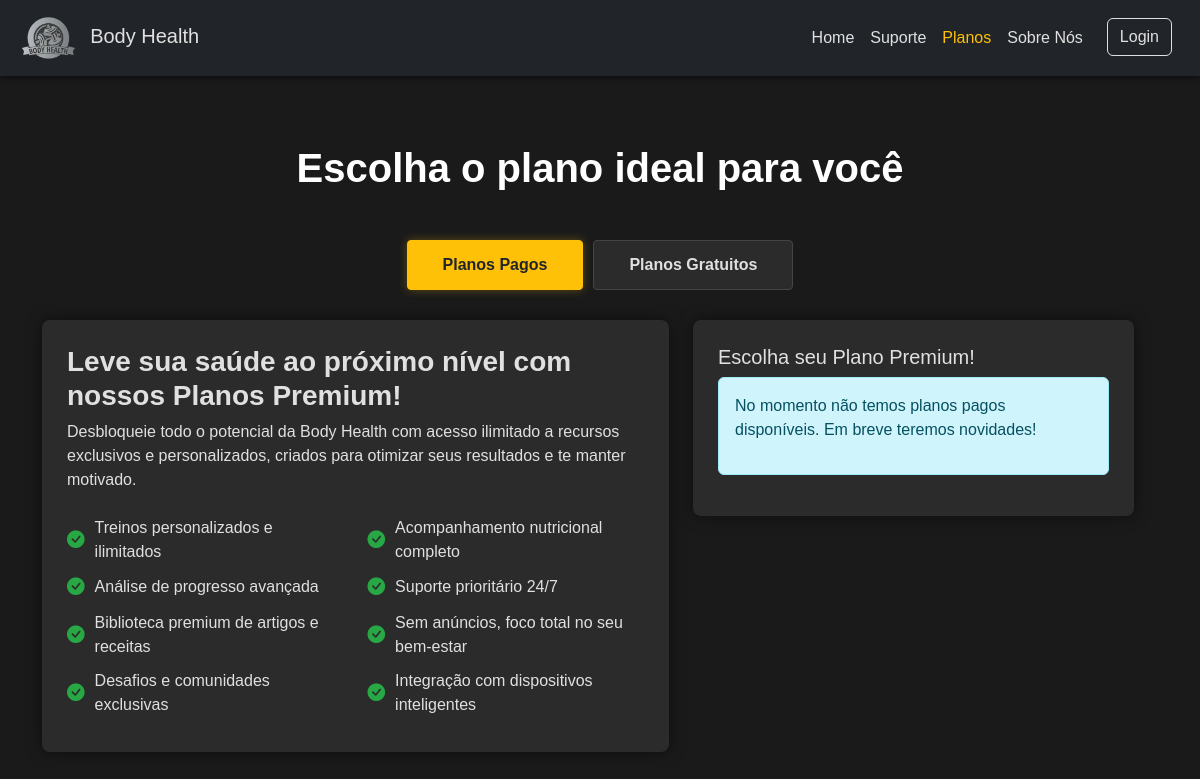
The page /planos on the database as committed earlier.
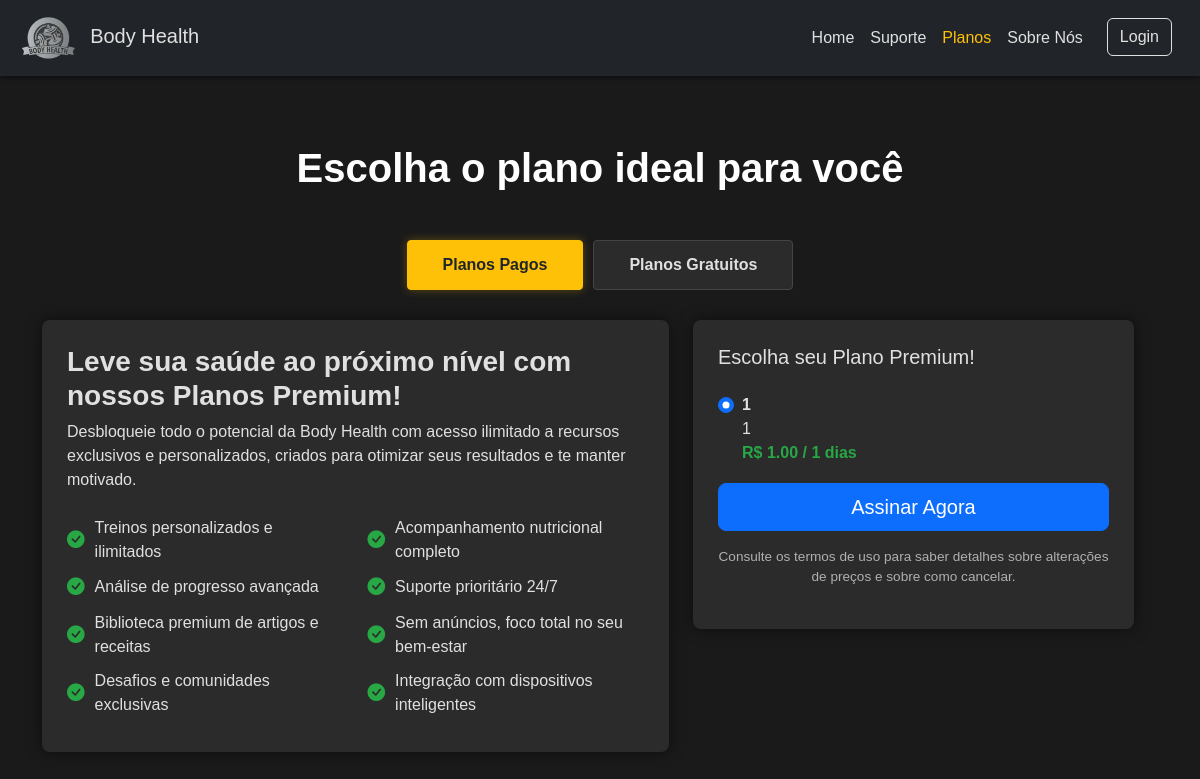
The same page on the database as committed later.
### tables this page shows
CREATE TABLE plano (
    id INTEGER PRIMARY KEY AUTOINCREMENT,
    nome TEXT NOT NULL,
    descricao TEXT,
    preco REAL NOT NULL,
    duracao_dias INTEGER NOT NULL,
    ativo INTEGER DEFAULT 1,
    data_criacao TIMESTAMP DEFAULT CURRENT_TIMESTAMP
);

### main.py (the view)
@app.get("/planos")
async def planos(request: Request):
    try:
        todos_planos = plano_repo.obter_todos()
        planos_gratuitos = [p for p in todos_planos if p.preco == 0.0]
        planos_pagos = [p for p in todos_planos if p.preco > 0.0]
        planos_pagos.sort(key=lambda x: x.preco)
        planos_gratuitos.sort(key=lambda x: x.duracao_dias, reverse=True)
        print(f"[DEBUG] Total de planos: {len(todos_planos)}")
        print(f"[DEBUG] Planos gratuitos: {len(planos_gratuitos)}")
        print(f"[DEBUG] Planos pagos: {len(planos_pagos)}")
        return templates.TemplateResponse("inicio/planos.html", {
            "request": request,
            "todos_planos": todos_planos,
            "planos_gratuitos": planos_gratuitos,
            "planos_pagos": planos_pagos,
            "total_planos": len(todos_planos),
            "tem_planos_pagos": len(planos_pagos) > 0,
            "tem_planos_gratuitos": len(planos_gratuitos) > 0
        })
    except Exception as e:
        print(f"[ERRO] Erro ao carregar planos: {str(e)}")
        return templates.TemplateResponse("inicio/planos.html", {
            "request": request,
            "todos_planos": [],
            "planos_gratuitos": [],
            "planos_pagos": [],
            "total_planos": 0,
            "tem_planos_pagos": False,
            "tem_planos_gratuitos": False,
            "erro": "Erro ao carregar planos. Tente novamente mais tarde."
        })

### templates/inicio/planos.html (shortened to what this page needs)
{% extends 'layout.html' %}
{% block content %}
    <div class="container mt-5">
        <h1 class="text-center mb-5 fw-bold text-primary">Escolha o plano ideal para você</h1>
        <div class="plan-tabs" role="tablist">
            <label for="premium-tab" class="plan-tab-label" onclick="showTab('premium-content-section')">Planos Pagos</label>
            <label for="free-tab" class="plan-tab-label" onclick="showTab('free-content-section')">Planos Gratuitos</label>
        </div>
        <div class="tab-content-wrapper">
            <div id="premium-content-section" class="tab-content-section row">
                <div class="col-md-7">
                    <div class="plan-details-card">
                        <h3 class="fw-bold">Leve sua saúde ao próximo nível com nossos Planos Premium!</h3>
                        <p>Desbloqueie todo o potencial da Body Health com acesso ilimitado a recursos exclusivos e personalizados, criados para otimizar seus resultados e te manter motivado.</p>
                        <div class="row features mt-4">
                            <div class="col-12 col-md-6"><i class="bi bi-check-circle-fill"></i> Treinos personalizados e ilimitados</div>
                            <div class="col-12 col-md-6"><i class="bi bi-check-circle-fill"></i> Acompanhamento nutricional completo</div>
                            <div class="col-12 col-md-6"><i class="bi bi-check-circle-fill"></i> Análise de progresso avançada</div>
                            <div class="col-12 col-md-6"><i class="bi bi-check-circle-fill"></i> Suporte prioritário 24/7</div>
                            <div class="col-12 col-md-6"><i class="bi bi-check-circle-fill"></i> Biblioteca premium de artigos e receitas</div>
                            <div class="col-12 col-md-6"><i class="bi bi-check-circle-fill"></i> Sem anúncios, foco total no seu bem-estar</div>
                            <div class="col-12 col-md-6"><i class="bi bi-check-circle-fill"></i> Desafios e comunidades exclusivas</div>
                            <div class="col-12 col-md-6"><i class="bi bi-check-circle-fill"></i> Integração com dispositivos inteligentes</div>
                        </div>
                    </div>
                </div>
                <div class="col-md-5">
                    <div class="sidebar">
                        <h5>Escolha seu Plano Premium!</h5>
                        {% if planos_pagos %}
                            {% for plano in planos_pagos %}
                            <div class="form-check mt-4">
                                <input class="form-check-input" type="radio" name="assinatura" id="plano_{{ plano.id }}" value="{{ plano.preco }}" {% if loop.first %}checked{% endif %}>
                                <label class="form-check-label" for="plano_{{ plano.id }}">
                                    <strong>{{ plano.nome }}</strong><br>
                                    {{ plano.descricao }}<br>
                                    <strong class="text-success">R$ {{ "%.2f"|format(plano.preco) }}{% if plano.duracao_dias == 30 %} / mês{% elif plano.duracao_dias >= 365 %} / ano{% else %} / {{ plano.duracao_dias }} dias{% endif %}</strong>
                                </label>
                            </div>
                            {% endfor %}
                        {% else %}
                            <div class="alert alert-info">
                                <p>No momento não temos planos pagos disponíveis. Em breve teremos novidades!</p>
                            </div>
                        {% endif %}
                        {% if planos_pagos %}
                        <a href="/pagamento"><button class="btn btn-primary btn-lg w-100 mt-3">Assinar Agora</button></a>
                        <p class="mt-3 text-muted text-center" style="font-size: 0.85rem;">
                            Consulte os termos de uso para saber detalhes sobre alterações de preços e sobre como cancelar.
                        </p>
                        {% endif %}
                    </div>
                </div>
            </div>
        </div>
    </div>
{%endblock%}

### templates/layout.html (shortened to what this page needs)
<!DOCTYPE html>
<html lang="pt-BR">
<head>
    <link href="https://cdn.jsdelivr.net/npm/bootstrap@5.3.3/dist/css/bootstrap.min.css" rel="stylesheet">
    <link href="https://cdn.jsdelivr.net/npm/bootstrap-icons@1.10.5/font/bootstrap-icons.css" rel="stylesheet">
    </head>
    <link rel="stylesheet" href="/static/css/styles.css">
</head>
<body>
  <nav class="navbar navbar-expand-lg navbar-dark fixed-top">
    <div class="container-fluid">
      <a class="navbar-brand" href="inicial.html">
        <img src="/static/img/logo.png" height="50px" alt="Body Health Logo"> Body Health
      </a>
      <div class="collapse navbar-collapse justify-content-end" id="navbarNav">
        <ul class="navbar-nav">
            <li class="nav-item">
              <a class="nav-link {% if request.path == '/' %}active{% endif %}" aria-current="page" href="/">Home</a>
            </li>
            <li class="nav-item">
              <a class="nav-link {% if request.path == '/suporte' %}active{% endif %}" href="/suporte">Suporte</a>
            </li>
            <li class="nav-item">
              <a class="nav-link {% if request.path == '/planos' %}active{% endif %}" href="/planos">Planos</a>
            </li>
            <li class="nav-item">
              <a class="nav-link {% if request.path == '/sobre' %}active{% endif %}" href="/sobre">Sobre Nós</a>
            </li>
            <li class="nav-item ms-lg-3">
              <a class="btn btn-outline-light {% if request.path.startswith('/login') %}active{% endif %}" href="/login">Login</a>
            </li>
        </ul>
      </div>
    </div>
  </nav>
  <main class="mt-5 pt-5">
    <div class="container-fluid">
      {% block content %}
      {% endblock %}
    </div>
  </main>
</body>
</html>

### static/css/styles.css (style rules this page uses)
:root { --dark-bg: #1a1a1a; --dark-card-bg: #2b2b2b; --dark-text-color: #e0e0e0; --dark-muted-text: #b0b0b0; --dark-border-color: #444444; --dark-shadow-color: rgba(0, 0, 0, 0.5); --highlight-yellow: #ffc107; --highlight-green: #28a745; --highlight-red: #dc3545; --light-banner-bg-start: #ffffff; --light-banner-bg-end: #eaeaea; --light-banner-text: #000000; }
body { background-color: var(--dark-bg); color: var(--dark-text-color); font-family: Arial, sans-serif; padding-top: 0px; }
.text-primary { color: white !important; }
.text-success { color: var(--highlight-green) !important; }
.text-muted { color: var(--dark-muted-text) !important; }
.navbar { background-color: #212529 !important; box-shadow: 0 2px 4px var(--dark-shadow-color); }
.navbar-brand, .navbar-nav .nav-link { color: var(--dark-text-color) !important; }
.navbar-nav .nav-link.active { color: var(--highlight-yellow) !important; }
.btn-outline-light { color: var(--dark-text-color); border-color: var(--dark-text-color); }
.card-custom, .about-card, .support-card, .sidebar, .plan-details-card { background-color: var(--dark-card-bg); border-radius: 8px; padding: 25px; box-shadow: 0 0 15px var(--dark-shadow-color); margin-bottom: 20px; }
.plan-tabs { display: flex; justify-content: center; margin-bottom: 30px; gap: 10px; }
.plan-tab-label { border: 1px solid var(--dark-border-color); border-radius: 0.25rem; padding: 12px 35px; font-weight: bold; background-color: var(--dark-card-bg); color: var(--dark-text-color); cursor: pointer; transition: all 0.3s ease; text-align: center; user-select: none; }
.plan-tab-control:checked + .plan-tab-label { background-color: var(--highlight-yellow); color: #212529; border-color: var(--highlight-yellow); box-shadow: 0 0 10px rgba(255,193,7,0.3); }
.tab-content-section { display: none; width: 100%; }
.features i { font-size: 1.1rem; margin-right: 10px; color: var(--highlight-green); }
.features .col-12, .features .col-md-6 { display: flex; align-items: center; margin-bottom: 10px; }

Rows that differ between the two databases and show on the page:
added plano: assinatura "☑ 1 1 R$ 1.00 / 1 dias", nome "1", descricao "1", preco "1.00", duracao_dias "1"
Other text that changed with them:
text no longer shown: "No momento não temos planos pagos disponíveis. Em breve teremos novidades!"
text now shown: "Assinar Agora Consulte os termos de uso para saber detalhes sobre alterações de preços e sobre como cancelar."
